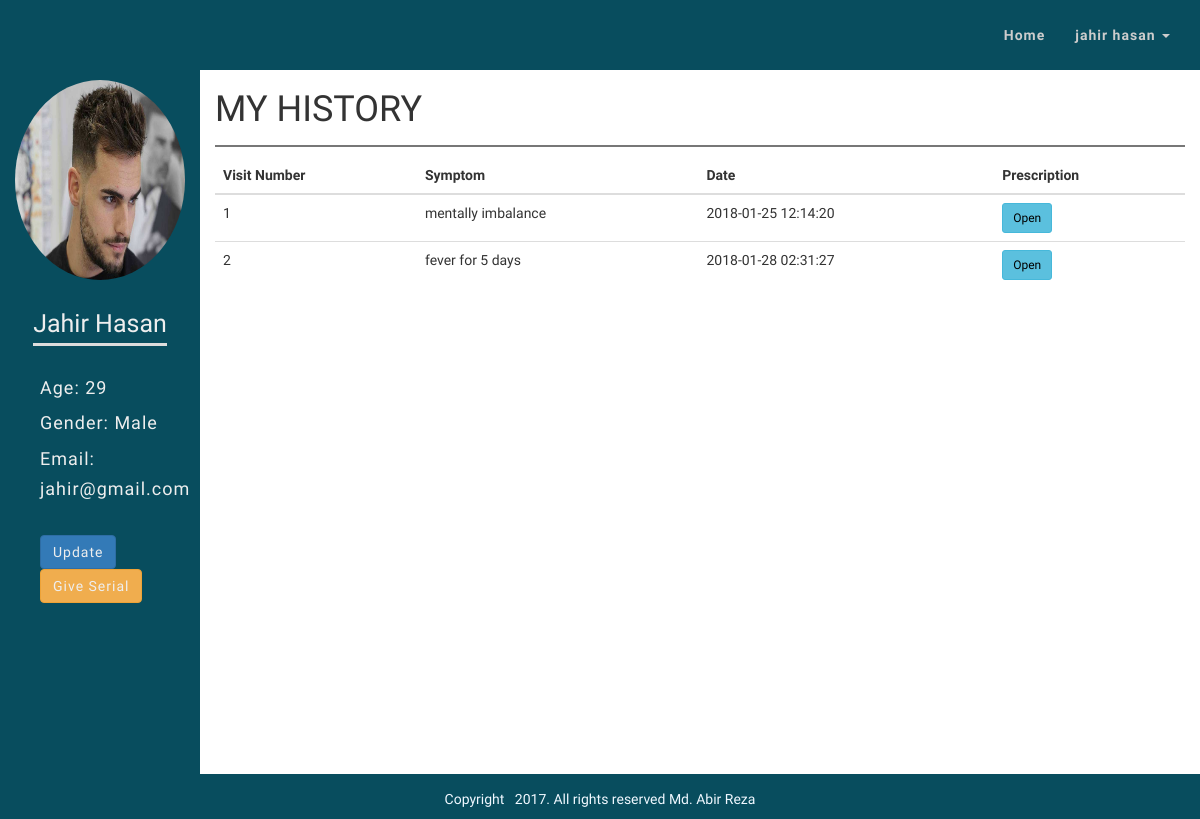
Screenshot of /patients/index.php (signed in) with the database file from the repository.
### tables this page shows
CREATE TABLE `patients` (
  `id` int(11) NOT NULL,
  `first_name` varchar(255) NOT NULL,
  `last_name` varchar(255) NOT NULL,
  `age` int(11) NOT NULL,
  `gender` varchar(255) NOT NULL,
  `email` varchar(255) NOT NULL,
  `password` varchar(255) NOT NULL,
  `phone` varchar(255) NOT NULL,
  `patient_image` text NOT NULL
);

CREATE TABLE `history` (
  `id` int(11) NOT NULL,
  `visit_no` int(11) NOT NULL,
  `patient_id` int(11) NOT NULL,
  `symptom` text NOT NULL,
  `date` varchar(255) NOT NULL
);

### patients/index.php (the view)
<?php include "patients_header.php"?>
<?php include "patients_menu.php"?>
	<section class="body_content container-fluid">
		<div class="row">
			    <div class="col-sm-4 col-md-3 col-lg-2">
					<?php include "left_sidebar.php"?>
				</div>
				<div class="col-sm-4 col-md-9 col-lg-10">
				    <div class="history">
                        <h1 class="text-uppercase">My History</h1>
                        <table class="table">
                            <thead>
                                <tr>
                                    <th>Visit Number</th>
                                    <th>Symptom</th>
                                    <th>Date</th>
                                    <th>Prescription</th>
                                </tr>
                            </thead>
                            <tbody>
                                <?php
                                    $id = $_SESSION['id'];
                                    $query = "SELECT * FROM history WHERE patient_id = {$id}";
                                    $select_user_query = mysqli_query($connection,$query);
                                    while($row = mysqli_fetch_assoc($select_user_query)){
                                        $visit_no = $row['visit_no'];
                                        $symptom = $row['symptom'];
                                        $date = $row['date'];
                                ?>
                                <tr>
                                    <td><?php echo $visit_no ?></td>
                                    <td><?php echo $symptom ?></td>
                                    <td><?php echo $date ?></td>
                                    <td><a href="prescription.php?v_id=<?php echo $visit_no ?>" class="btn btn-sm btn-info">Open</a></td>
                                </tr>
                                <?php }?>
                            </tbody>
                        </table>
                    </div>
				</div>
		</div>
	</section>
<?php include "patients_footer.php"?>

### patients/patients_menu.php (shortened to what this page needs)
<nav class="navbar navbar-default">
    <div class="container-fluid">
        <div class="collapse navbar-collapse" id=mynav>
            <ul class="nav navbar-nav navbar-right custom-menu">
                <li><a href="index.php">Home</a></li>
                <li class="dropdown">
                    <a href="#" class="dropdown-toggle" data-toggle="dropdown" role="button" aria-haspopup="true" aria-expanded="false">
                        <?php
                            if(isset($_SESSION['id'])){
                                $query = "SELECT * FROM patients WHERE id = {$_SESSION['id']}";
                                $select_user_query = mysqli_query($connection,$query);
                                while($row = mysqli_fetch_assoc($select_user_query)){
                                    $first_name = $row['first_name'];
                                    $last_name = $row['last_name'];
                                }
                                echo $first_name. " ". $last_name;
                            }
                        ?>
                            <span class="caret"></span>
                    </a>
                </li>
            </ul>
        </div>
    </div>
</nav>

### patients/left_sidebar.php (shortened to what this page needs)
<div class="left-sidebar ">
    <div class="widget profile-picture">
        <?php
        $id = $_SESSION['id'];
        $query = "SELECT * FROM patients WHERE id = {$id}";
        $select_user_query = mysqli_query($connection,$query);
        while($row = mysqli_fetch_assoc($select_user_query)){
            $id = $row['id'];
            $first_name = $row['first_name'];
            $last_name = $row['last_name'];
            $age = $row['age'];
            $gender = $row['gender'];
            $email = $row['email'];
            $patient_image = $row['patient_image'];
        }
        ?>
        <?php
        echo "<p class='text-center'><img src='images/{$patient_image}' class='img-responsive' alt='user_image'></p>";
        ?>
        <h3 class="text-capitalize"><span><?php echo $first_name. ' '. $last_name. ' '?></span></h3>
    </div>
    <div class="widget profile-info">
        <p>Age: <?php echo $age;?></p>
        <p class="text-capitalize">Gender: <?php echo $gender;?></p>
        <p>Email: <?php echo $email;?></p>
        <br>
        <p>
            <a href='patients_update.php?p_id=<?php echo $id ?>' class='btn btn-primary'>Update</a>
            <a href="give-serial.php?p_id=<?php echo $id ?>" class="btn btn-warning">Give Serial</a>
        </p>
    </div>
    <div class="widget serial-id">
    </div>
</div>

### css/style.css (style rules this page uses)
body { margin: 0; padding: 0; font-family: 'Oxygen', sans-serif; }
.navbar { margin-bottom: 0; border: none; border-radius: 0; }
.navbar, .navbar-default { background: #084d5e; min-height: 70px; }
.navbar-default .navbar-nav > li > a { color: #ccc; font-weight: bold; letter-spacing: 1px; }
.custom-menu { margin-top: 10px; }
.body_content { min-height: 88vh; }
.left-sidebar { background: #084d5e; min-height: 88vh; color: #eee; margin-left: -15px; margin-right: -15px; }
.widget { padding: 5px 15px; margin: 0 auto; }
.widget img { width: 200px; height: 200px; border-radius: 100%; margin: 0 auto; }
.widget p { margin: 5px 0; line-height: 1.7; letter-spacing: 1px; }
.widget h3 { color: #eee; text-align: center; font-size: 25px; padding: 10px 0; }
.widget h3 span { padding-bottom: 5px; border-bottom: 3px solid #ddd; }
.profile-info p,.serial-id p { margin-left: 25px; font-size: 18px; }
.profile-info p a { color: #eee; }
.history h1 { padding-bottom: 15px; border-bottom: 2px solid #777; }
.table tr a { text-decoration: none; color: #000; }

### rows the page displays
patients: first_name "jahir", last_name "hasan", patient_image (picture), first_name "Jahir", last_name "Hasan", age "29", gender "Male", email "jahir@gmail.com"
history: visit_no "1", symptom "mentally imbalance", date "2018-01-25 12:14:20"
history: visit_no "2", symptom "fever for 5 days", date "2018-01-28 02:31:27"
